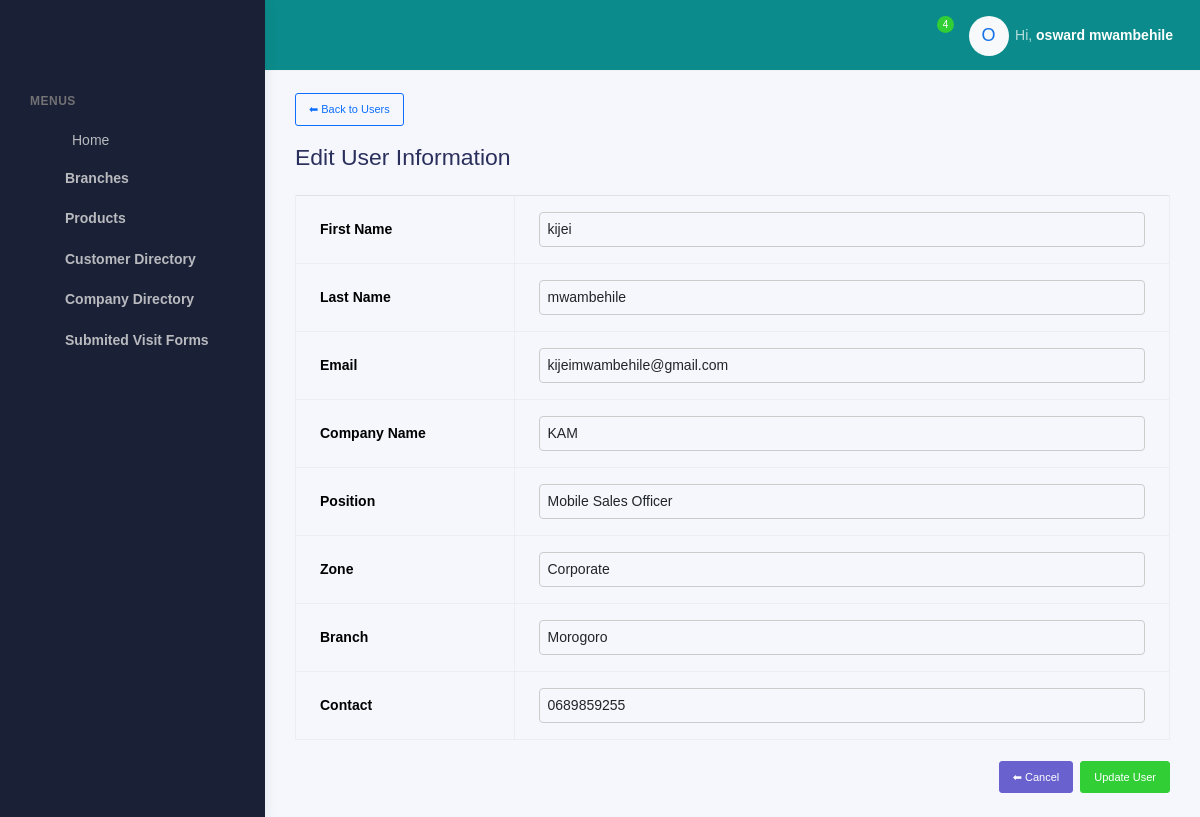
Screenshot of /users-edit/4/edit/ (signed in) with the database file from the repository.
### accounts/models.py (models this page shows, shortened)
class User(AbstractBaseUser, PermissionsMixin):
    POSITION_CHOICES = [
        ('Head of Sales', 'Head of Sales'),
        ('Facilitator', 'Facilitator'),
        ('Product Brand Manager', 'Product Brand Manager'),
        ('Corporate Manager', 'Corporate Manager'),
        ('Corporate Officer', 'Corporate Officer'),
        ('Zonal Sales Executive', 'Zonal Sales Executive'),
        ('Mobile Sales Officer', 'Mobile Sales Officer'),
        ('Desk Sales Officer', 'Desk Sales Officer'),
        ('Admin', 'Admin'),
    ]
    ZONE_CHOICES = [
        ('Coast Zone', 'Coast Zone'),
        ('Corporate', 'Corporate'),
        ('Central Zone', 'Central Zone'),
        ('Southern Zone', 'Southern Zone'),
        ('Northern Zone', 'Northern Zone'),
        ('Lake Zone', 'Lake Zone'),
    ]
    COMPANY_CHOICES = [
        ('ANDO', 'ANDO'),
        ('KAM', 'KAM'),
        ('MATE', 'MATE'),
    ]
    email = models.EmailField(unique=True)
    first_name = models.CharField(max_length=50, null=True, blank=True)
    last_name = models.CharField(max_length=50, null=True, blank=True)
    company_name = models.CharField(max_length=50, choices=COMPANY_CHOICES, null=True, blank=True)
    position = models.CharField(max_length=100, choices=POSITION_CHOICES, null=True, blank=True)
    zone = models.CharField(max_length=100, choices=ZONE_CHOICES, null=True, blank=True)
    branch = models.ForeignKey(
        Branch,
        null=True,
        blank=True,
        on_delete=models.SET_NULL,
        related_name='users'
    )
    contact = models.CharField(
        max_length=13,
        null=True,
        blank=True,
        validators=[
            RegexValidator(
                regex=r'^(?:\+255|0)[67][0-9]\d{7}$',
                message="Enter a valid Tanzanian phone number (e.g. +255712345678 or 0712345678)"
            )
        ]
    )
    is_active = models.BooleanField(default=True)
    is_staff = models.BooleanField(default=False)
    date_joined = models.DateTimeField(default=timezone.now)
    objects = UserManager()
    USERNAME_FIELD = 'email'
    REQUIRED_FIELDS = []
    def get_full_name(self):
        return f"{self.first_name} {self.last_name}".strip()

class Branch(models.Model):
    name = models.CharField(max_length=100, unique=True)
    created_at = models.DateTimeField(auto_now_add=True, null=True, blank=True)  # set once on creation
    updated_at = models.DateTimeField(auto_now=True, null=True, blank=True)      # update every save

### accounts/views.py (the view, shortened to what this page needs)
# urls.py: path('users-edit/<int:user_id>/edit/', views.edit_user, name='edit_user'),
@user_passes_test(lambda u: u.is_staff or u.is_superuser)
def edit_user(request, user_id):
    if request.user.is_authenticated:
            user = get_object_or_404(User, pk=user_id)
            branches = Branch.objects.all()  # ✅ Fetch all branches dynamically
            return render(request, "company/edit_user.html", {
                "user_obj": user,
                "branches": branches  # ✅ pass branches to template
            })
    else:
        messages.error(request,'You must login first to access the page')
        return redirect('login')

### templates/company/edit_user.html (shortened to what this page needs)
{% extends "company/base.html" %}
{% load static %}
{% block content %}
  {% include "company/sidebar.html" %}
  <div class="main-panel">
    <div class="main-header">
      {% include "company/nav.html" %}
    </div>
    <div class="container">
      <div class="page-inner">
        <div class="mb-3">
          <a href="{% url 'user_list' %}" class="btn btn-outline-primary btn-sm">
            ⬅ Back to Users
          </a>
        </div>
        <h3 class="mb-4">Edit User Information</h3>
        <form method="post" id="editUserForm">
          <table class="table table-bordered mb-4">
            <tbody>
              <tr>
                <th style="width: 25%;">First Name</th>
                <td><input type="text" name="first_name" class="form-control" value="{{ user_obj.first_name }}" required></td>
              </tr>
              <tr>
                <th>Last Name</th>
                <td><input type="text" name="last_name" class="form-control" value="{{ user_obj.last_name }}" required></td>
              </tr>
              <tr>
                <th>Email</th>
                <td><input type="email" name="email" class="form-control" value="{{ user_obj.email }}" required></td>
              </tr>
             <tr>
            <th>Company Name</th>
            <td>
                <select name="company_name" class="form-select" required>
                {% for value, label in user_obj.COMPANY_CHOICES %}
                    <option value="{{ value }}" {% if user_obj.company_name == value %}selected{% endif %}>{{ label }}</option>
                {% endfor %}
                </select>
            </td>
            </tr>
              <tr>
                <th>Position</th>
                <td>
                  <select name="position" class="form-select" required>
                    {% for value, label in user_obj.POSITION_CHOICES %}
                      <option value="{{ value }}" {% if user_obj.position == value %}selected{% endif %}>{{ label }}</option>
                    {% endfor %}
                  </select>
                </td>
              </tr>
              <tr>
                <th>Zone</th>
                <td>
                  <select name="zone" class="form-select" required>
                    {% for value, label in user_obj.ZONE_CHOICES %}
                      <option value="{{ value }}" {% if user_obj.zone == value %}selected{% endif %}>{{ label }}</option>
                    {% endfor %}
                  </select>
                </td>
              </tr>
              <tr>
            <th>Branch</th>
            <td>
              <select name="branch" class="form-select" required>
                {% for branch in branches %}
                  <option value="{{ branch.id }}" {% if user_obj.branch.id == branch.id %}selected{% endif %}>
                    {{ branch.name }}
                  </option>
                {% endfor %}
              </select>
            </td>
          </tr>
              <tr>
                <th>Contact</th>
                <td><input type="text" name="contact" class="form-control" value="{{ user_obj.contact }}" required></td>
              </tr>
            </tbody>
          </table>
          <div class="d-flex justify-content-end gap-2">
            <a href="{% url 'user_list' %}" class="btn btn-secondary btn-sm">
              ⬅ Cancel
            </a>
            <button type="submit" id="editBtn" class="btn btn-success btn-sm d-flex align-items-center gap-2">
              <span id="editBtnText">Update User</span>
            </button>
          </div>
        </form>
      </div>
    </div>
  </div>
{% endblock %}

### templates/company/nav.html (shortened to what this page needs)
{% load static %}
<nav class="navbar navbar-header navbar-expand-lg border-bottom" style="background-color: rgb(11, 139, 139)">
  <div class="container-fluid">
    <ul class="navbar-nav topbar-nav ms-md-auto align-items-center">
      <li class="nav-item topbar-icon dropdown hidden-caret">
        <a class="nav-link dropdown-toggle text-white" href="#" id="notifDropdown" role="button" data-bs-toggle="dropdown" aria-haspopup="true" aria-expanded="false">
          <span class="notification">4</span>
        </a>
      </li>
      <li class="nav-item topbar-user dropdown hidden-caret">
        <a class="dropdown-toggle profile-pic text-white" data-bs-toggle="dropdown" href="#" aria-expanded="false">
          <div class="avatar-sm">
            <div class="avatar-initial rounded-circle bg-light text-primary d-flex align-items-center justify-content-center" style="width: 40px; height: 40px; font-size: 18px;">
              {% if request.user.is_authenticated %}
                {{ request.user.first_name|slice:":1"|default:"U"|upper }}
              {% else %}
                G
              {% endif %}
            </div>
          </div>
          <span class="profile-username">
            <span class="op-7">Hi,</span>
            {% if request.user.is_authenticated %}
              <span class="fw-bold">{{ request.user.first_name }} {{ request.user.last_name }}</span>
            {% else %}
              <span class="fw-bold">Guest</span>
            {% endif %}
          </span>
        </a>
      </li>
    </ul>
  </div>
</nav>

### templates/company/edit_user.html (style rules this page uses)
.table { background: transparent !important; }
.table th, .table td { background: transparent !important; vertical-align: middle; }
input, select { background: transparent !important; border: 1px solid #ccc !important; border-radius: 4px !important; padding: 6px 8px !important; width: 100% !important; }

### rows the page displays
User: user.first_name "O", user.first_name "osward", user.last_name "mwambehile"
User: first_name "kijei", last_name "mwambehile", email "kijeimwambehile@gmail.com", company_name "KAM", position "Mobile Sales Officer", zone "Corporate", branch "Morogoro", contact "0689859255"
